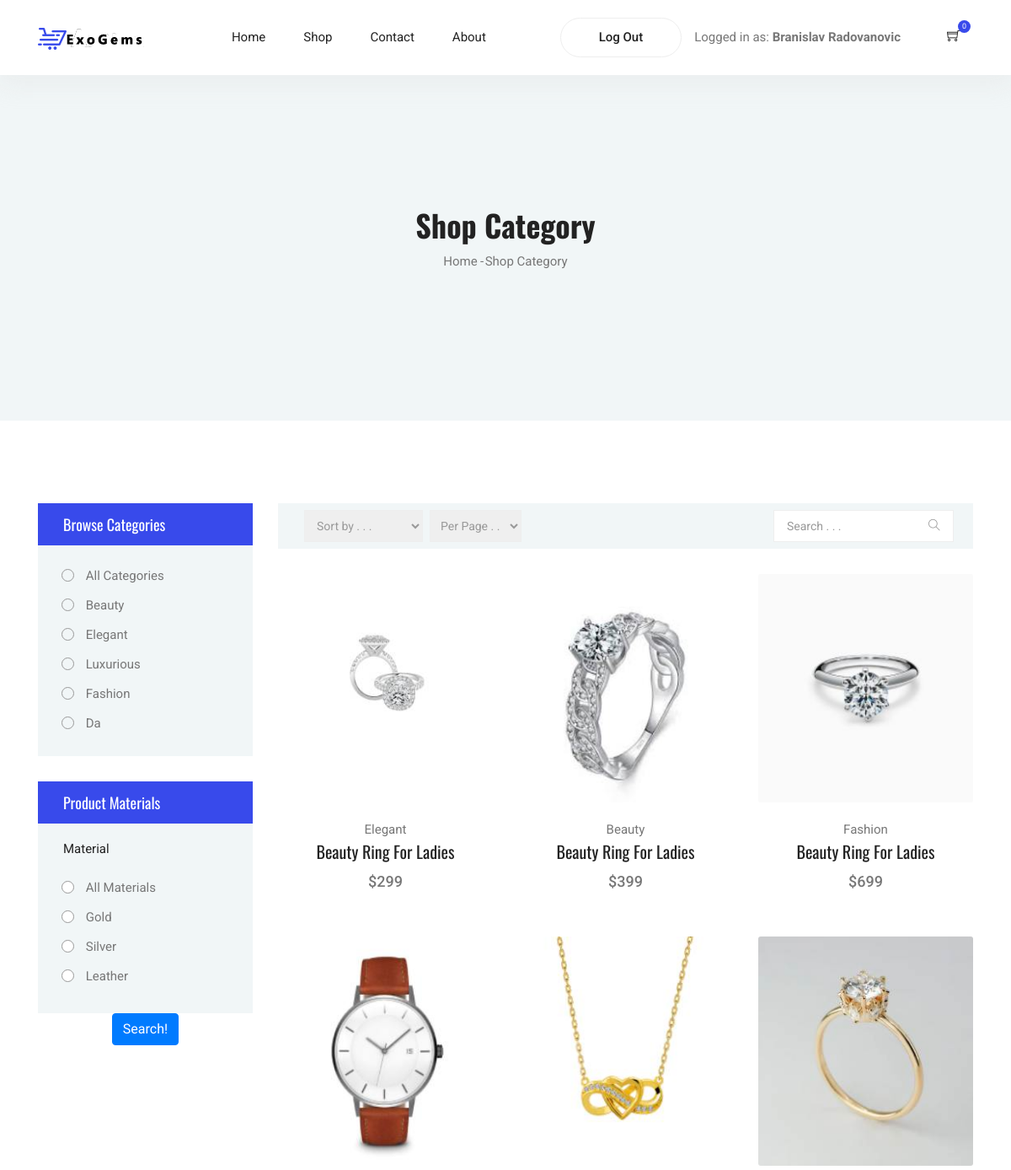
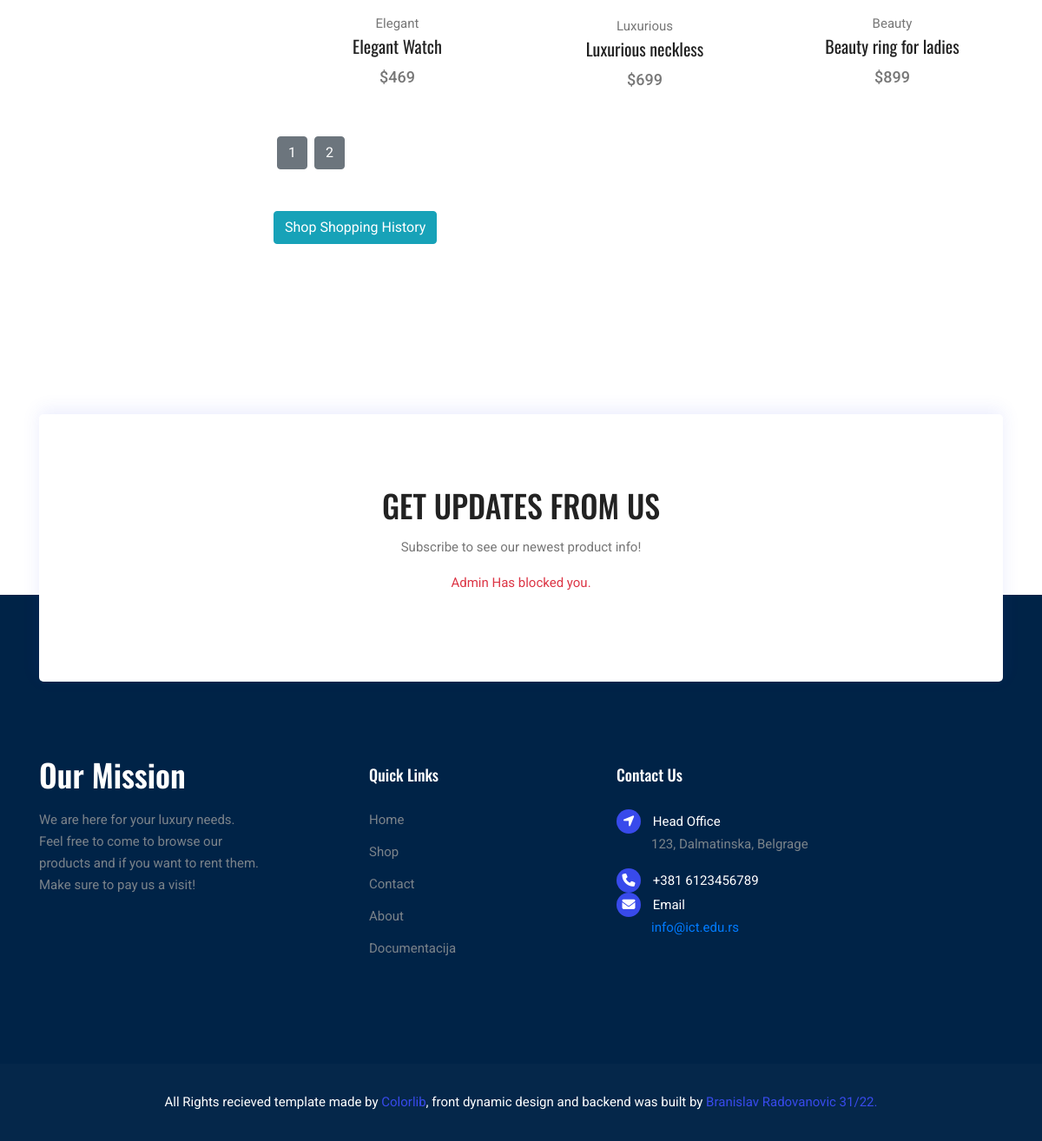
Screenshot of /category.php (signed in) with the database file from the repository (2 pictures, top to bottom).
### tables this page shows
CREATE TABLE `header` (
  `id` int(11) NOT NULL,
  `path` varchar(100) NOT NULL,
  `name` varchar(100) NOT NULL
);

CREATE TABLE `category` (
  `id` int(11) NOT NULL,
  `name` varchar(100) NOT NULL
);

CREATE TABLE `materials` (
  `id` int(11) NOT NULL,
  `name` varchar(100) NOT NULL
);

CREATE TABLE `products` (
  `id` int(11) NOT NULL,
  `name` varchar(100) NOT NULL,
  `text` varchar(1000) NOT NULL,
  `weight` float NOT NULL,
  `quantityAvailable` int(11) NOT NULL,
  `unitsSold` int(11) DEFAULT 0,
  `created_at` datetime NOT NULL DEFAULT current_timestamp(),
  `updated_at` datetime DEFAULT NULL,
  `category_id` int(11) NOT NULL,
  `picture_id` int(11) NOT NULL
);

CREATE TABLE `pictures` (
  `id` int(11) NOT NULL,
  `path` varchar(100) NOT NULL
);

CREATE TABLE `prices` (
  `id` int(11) NOT NULL,
  `product_id` int(11) NOT NULL,
  `price` float NOT NULL,
  `created_at` datetime NOT NULL DEFAULT current_timestamp(),
  `status` bit(1) NOT NULL DEFAULT b'1'
);

### php/logic.php (called while the page is built, shortened)
<?php
function get($key) {
    if(!isset($_GET[$key])) {
        return null;
    }
    return $_GET[$key];
}
function getHeader(){
    global $conn;
    $query = "SELECT * FROM header";
    $rez = $conn -> query($query) ->fetchAll();
    return $rez;
}
function isLogged()
{
    return isset($_SESSION["user"]);
}
function getCategories(){
    global $conn;
    $query = "SELECT * FROM category";
    return $conn -> query($query) -> fetchAll();
}
function getMaterials(){
    global $conn;
    $query = "SELECT * FROM materials";
    return $conn -> query($query) -> fetchAll();
}
function isSubed($userId){
    global $conn;
    $query = "SELECT n.id FROM newsletter n JOIN users u ON u.id = n.user_id WHERE n.user_id = $userId AND n.status = 1";
    return $conn -> query($query) -> fetch();
}
function wasSubbed($userId){
    global $conn;
    $query = "SELECT n.id FROM newsletter n JOIN users u ON u.id = n.user_id WHERE n.user_id = $userId AND n.status = 0";
    return $conn -> query($query) -> fetch();
}
function didAdminChangeSub($userId){
    global $conn;
    $query = "SELECT n.id FROM newsletter n JOIN users u ON u.id = n.user_id WHERE n.user_id = $userId AND n.did_admin_change = 1";
    return $conn -> query($query) -> fetch();
}

### category.php (the view, shortened to what this page needs)
<?php
require_once("php/conn.php");
include("php/logic.php");
$sorts = [
  1 => "p.unitsSold DESC",
  2 => "pri.price ASC",
  3 => "pri.price DESC",
  4 => "p.created_at DESC"
];
$sortsFront = [
  1 => "Sort by . . .",
  2 => "Price Ascending",
  3 => "Price Descending",
  4 => "Newest"
];
$page = get("page");
$perPage = get("perPage");
$sortBy = get("sortBy");
if(!$page || !is_numeric($page)) {
    $page = 1;
}
if(!$perPage || !is_numeric($page)) {
    $perPage = 6;
}
if(!is_numeric($sortBy)) {
    $sortBy = 1;
} else {
    if($sortBy < 1 || $sortBy > 4) {
        $sortBy = 1;
    }
}
$query = "SELECT p.id as id, mp.material_id as materialId, p.name as name, cat.name as category, pic.path as imgSrc, p.text as text, pri.price as price, p.unitsSold as unitsSold, p.category_id as catId  FROM products p JOIN pictures pic ON p.picture_id = pic.id JOIN category as cat ON p.category_id = cat.id JOIN prices pri ON pri.product_id = p.id JOIN materials_products mp ON mp.product_id = p.id ";
$where = " WHERE 1 = 1 ";
$countQ = "SELECT Count(*) as ProductCount FROM products p JOIN pictures pic ON p.picture_id = pic.id JOIN category as cat ON p.category_id = cat.id JOIN prices pri ON pri.product_id = p.id JOIN materials_products mp ON mp.product_id = p.id " . $where;
$order = " ORDER BY ". $sorts[$sortBy];
$query .= $where;
$query .= $order;
$query .= " LIMIT " . $perPage;
$offset = ($page - 1) * $perPage;
$query .= " OFFSET " . $offset;
$countResult = $conn->query($countQ)->fetch();
$products = $conn->query($query)->fetchAll();
$pages = ceil($countResult->ProductCount / $perPage);
?>
<!DOCTYPE html>
<html lang="en">
<head>
  <link rel="stylesheet" href="vendors/bootstrap/bootstrap.min.css">
  <link rel="stylesheet" href="vendors/fontawesome/css/all.min.css">
	<link rel="stylesheet" href="vendors/themify-icons/themify-icons.css">
  <link rel="stylesheet" href="css/style.css">
</head>
<body>
	<?php include("php/header.php"); ?>
	<section class="blog-banner-area" id="category">
		<div class="container h-100">
			<div class="blog-banner">
				<div class="text-center">
					<h1>Shop Category</h1>
					<nav aria-label="breadcrumb" class="banner-breadcrumb">
            <ol class="breadcrumb">
              <li class="breadcrumb-item"><a href="#">Home</a></li>
              <li class="breadcrumb-item active" aria-current="page">Shop Category</li>
            </ol>
          </nav>
				</div>
			</div>
    </div>
	</section>
  <section class="section-margin--small mb-5">
    <div class="container">
      <div class="row">
        <div class="col-xl-3 col-lg-4 col-md-5">
          <div class="sidebar-categories">
            <div class="head">Browse Categories</div>
            <ul class="main-categories">
              <li class="common-filter">
                  <ul>
                    <li class="filter-list"><input class="pixel-radio" type="radio" id="category-all" name="category" value="0"/>
                      <label for="category-all">All Categories
                      </label>
                    </li>
                      <?php
                        $categories = getCategories();
                        $checked = '';
                        foreach($categories as $cat):
                          if(get("categoryId") == $cat->id){
                            $checked = "checked = 'checked'";
                          }
                          else{
                            $checked = "";
                          }
                      ?>
                    <li class="filter-list"><input class="pixel-radio" <?=$checked?> type="radio" id="category-<?=$cat->id ?>" name="category" value="<?=$cat->id ?>"/>
                      <label for="category-<?=$cat->id ?>"><?=ucfirst($cat -> name) ?>
                      </label>
                    </li>
                    <?php endforeach;?>
                  </ul>
              </li>
            </ul>
          </div>
          <div class="sidebar-filter">
            <div class="top-filter-head">Product Materials</div>
            <div class="common-filter">
              <div class="head">Material</div>
                <ul>
                    <li class="filter-list">
                      <input class="pixel-radio" type="radio" id="material-all" name="material" value="0"/>
                      <label for="material-all">All Materials
                      </label>
                    </li>
                <?php
                      $materials = getMaterials();
                      foreach($materials as $mat):
                        $checked = "";
                        if(get("materialId") == $mat->id){
                          $checked = "checked = 'checked'";
                        }
                        else{
                          $checked = "";
                        }
                    ?>
                    <li class="filter-list">
                      <input class="pixel-radio" <?= $checked?> type="radio" id="material-<?= $mat -> id  ?>" name="material" value="<?= $mat -> id  ?>"/>
                      <label for="material-<?= $mat -> id  ?>"><?= ucfirst($mat -> name)  ?>
                      </label>
                    </li>
                    <?php endforeach; ?>
                </ul>
            </div>
          </div>
          <div class = "d-flex justify-content-center">
            <button class = "btn btn-primary" id = "initSearch"> Search!</button>
          </div>
        </div>
        <div class="col-xl-9 col-lg-8 col-md-7">
          <div class="filter-bar d-flex flex-column flex-md-row align-items-center justify-content-between p-2">
            <div class="container d-flex flex-wrap align-items-center">
              <div class="mx-2 bg-light-subtle">
                <select class="br-filter" aria-label="Default select example" name="sort" id="sortCriterium">
                  <?php foreach($sorts as $key => $sort):
                    $selected = "";
                    if(get("sortBy") == $key){
                      $selected = "selected";
                    }
                    else{
                      $selected = "";
                    }
                  ?>
                  <option value="<?=$key ?>" <?= $selected ?>><?=$sortsFront[$key] ?></option>
                  <?php endforeach;?>
                </select>
              </div>
              <div class=" mr-auto">
                <select class="form-select p-2 br-filter" aria-label="Default select example" id = "perPage">
                <option value="6">Per Page . .</option>
                </select>
              </div>
              <div>
                <div class="input-group filter-bar-search">
                  <input type="text" placeholder="Search . . ." id="searchBar"/>
                  <div class="input-group-append">
                    <button type="button" id="initSeatchBtn"><i class="ti-search"></i></button>
                  </div>
                </div>
              </div>
            </div>
        </div>
          <section class="lattest-product-area pb-40 category-list ">
            <div class="row " id="shop-products">
          <?php
            foreach($products as $p):
          ?>
              <div class="col-md-6 col-lg-4">
                <div class="card text-center card-product">
                  <div class="card-product__img">
                    <img class="card-img" src="<?= $p -> imgSrc ?>" alt="<?= $p -> imgSrc ?>">
                  </div>
                  <div class="card-body">
                    <p><?=  ucfirst($p -> category)?></p>
                    <h4 class="card-product__title"><a href="#"><?= $p -> text?></a></h4>
                    <p class="card-product__price">$<?= $p->price ?></p>
                  </div>
                </div>
              </div>
          <?php endforeach;?>
              </div>
              <?php
                    $qs = "?p=1";
                ?>
                  <div class="row">
                    <?php for($i = 0; $i < $pages; $i++): ?>
                          <a class="btn btn-xs mx-1 <?= $i + 1 == get("page") ? "btn-primary": "btn-secondary" ?>" href="category.php<?= $qs . "&page=" . $i + 1 ?>"><?= $i + 1 ?></a>
                  <?php endfor ?>
                  </div>
                  <div class="row">
                    <a class = "btn my-5 btn-info " href = "shopHistory.php">Shop Shopping History</a>
                  </div>
          </section>
        </div>
      </div>
    </div>
  </section>
  <?php require_once("php/subscribe.php"); ?>
  <?php include("php/footer.php"); ?>
</body>
</html>

### php/header.php (shortened to what this page needs)
<?php
$header = getHeader();
?>
<header class="header_area">
    <div class="main_menu">
      <nav class="navbar navbar-expand-lg navbar-light">
        <div class="container">
          <a class="navbar-brand logo_h" href="index.php"><img src="img/logo.png" alt=""></a>
          <div class="collapse navbar-collapse offset" id="navbarSupportedContent">
            <ul class="nav navbar-nav menu_nav ml-auto mr-auto">
              <?php
                foreach($header as $item):
                  if($item -> name == "Home" || $item -> name == "Shop" || $item -> name == "Contact" || $item -> name == "About"):
              ?>
                    <li class="nav-item"><a class="nav-link" href="<?= $item -> path?>"><?= $item -> name ?></a></li>
                  <?php
                  endif; ?>
                  <?php
                  endforeach;
                  ?>
            </ul>
            <ul class="nav-shop d-flex justify-content-evenly my-3 align-items-center">
                <?php
                  foreach($header as $item):
                ?>
                <?php  endif;
                    if(isLogged() && $item -> name == "Log Out"):
                ?>
                  <li class='nav-item'><a class='button button-header' href="<?= $item -> path?>"><?= $item -> name ?></a></li>
                  <?php endif;
                 endforeach;?>
                <?php if(isLogged()):?>
                  <li class='nav-item'>Logged in as: <b><?=$_SESSION['user']-> name?> <?=$_SESSION['user']-> lastname?></b></li>
                <?php endif?>
              <li class="nav-item">
                <button id="cartButton">
                  <a href="cart.php">
                    <i class="ti-shopping-cart"></i>
                    <span class="nav-shop__circle" id="cartNumberOfProducts">
                      <?php
                      if(isLogged()){
                                $i = 0;
                                echo $i;
                              }
                    ?> </span>
                  </a>
                </button>
              </li>
            </ul>
          </div>
        </div>
      </nav>
    </div>
  </header>

### php/subscribe.php (shortened to what this page needs)
<section class="subscribe-position">
      <div class="container">
        <div class="subscribe text-center d-flex justify-content-center flex-column">
          <h3 class="subscribe__title">Get Updates From Us</h3>
          <p>Subscribe to see our newest product info!</p>
          <div id="mc_embed_signup d-flex justify-content-center">
              <?php
                if(isLogged() && !isSubed($_SESSION["user"] -> id)):
              ?>
                <?php if(wasSubbed($_SESSION["user"] -> id) && didAdminChangeSub($_SESSION["user"] -> id)):
                ?>
                  <p class = "text-danger">Admin Has blocked you.</p>
              <?php endif; ?>
              <?php elseif(!isLogged()): ?>
                <a href="login.php" class = "btn btn-info">Login To Subscribe</a>
              <?php endif; ?>
          </div>
        </div>
      </div>
</section>

### php/footer.php
<footer class="footer">
		<div class="footer-area">
			<div class="container">
				<div class="row section_gap">
					<div class="col-lg-3 col-md-6 col-sm-6">
						<div class="single-footer-widget tp_widgets">
							<h4 class="footer_title large_title">Our Mission</h4>
							<p>
								We are here for your luxury needs.
                Feel free to come to browse our products and if you want to rent them.
                Make sure to pay us a visit!
							</p>
						</div>
					</div>
					<div class="offset-lg-1 col-lg-2 col-md-6 col-sm-6">
						<div class="single-footer-widget tp_widgets">
							<h4 class="footer_title">Quick Links</h4>
							<ul class="list">
								<li><a href="#">Home</a></li>
								<li><a href="category.php">Shop</a></li>
								<li><a href="contact.php">Contact</a></li>
                <li><a href="about.php">About</a></li>
                <li><a href="DokumentacijaExoGemsPhp.pdf" target="_blank">Documentacija</a></li>
							</ul>
						</div>
					</div>
					<div class="offset-lg-1 col-lg-3 col-md-6 col-sm-6">
						<div class="single-footer-widget tp_widgets">
							<h4 class="footer_title">Contact Us</h4>
							<div class="ml-40">
								<p class="sm-head">
									<span class="fa fa-location-arrow"></span>
									Head Office
								</p>
								<p>123, Dalmatinska, Belgrage</p>
								<p class="sm-head">
									<span class="fa fa-phone"></span>
									+381 6123456789
								<p class="sm-head">
									<span class="fa fa-envelope"></span>
									Email
								</p>
								<p>
									<a href="mailto:info@ict.edu.rs">info@ict.edu.rs</a>
								</p>
							</div>
						</div>
					</div>
				</div>
			</div>
		</div>
		<div class="footer-bottom">
			<div class="container">
				<div class="row d-flex">
					<p class="col-lg-12 footer-text text-center">
					All Rights recieved template made by <a href="https://colorlib.com" target="_blank">Colorlib</a>, front dynamic design and backend was built by <a href="https://bane159.github.io/portfolio/" target="_blank">Branislav Radovanovic 31/22.</a>
					</p>
				</div>
			</div>
		</div>
	</footer>

### rows the page displays
header: name "Home"
header: name "Shop"
header: name "Contact"
header: name "About"
header: name "Log Out"
category: name "Beauty"
category: name "Elegant"
category: name "Luxurious"
category: name "Fashion"
category: name "Da"
materials: name "Gold"
materials: name "Silver"
materials: name "Leather"
products: picture.path (picture), category.name "Elegant", text "Beauty Ring For Ladies", prices.price "299"
products: picture.path (picture), category.name "Beauty", text "Beauty Ring For Ladies", prices.price "399"
products: picture.path (picture), category.name "Fashion", text "Beauty Ring For Ladies", prices.price "699"
products: picture.path (picture), category.name "Elegant", text "Elegant Watch", prices.price "469"
products: picture.path (picture), category.name "Luxurious", text "Luxurious neckless", prices.price "699"
products: picture.path (picture), category.name "Beauty", text "Beauty ring for ladies", prices.price "899"

### other values shown
$_SESSION['user']-> name "Branislav"
$_SESSION['user']-> lastname "Radovanovic"
$i "0"
form field sort "Sort by . . ."
